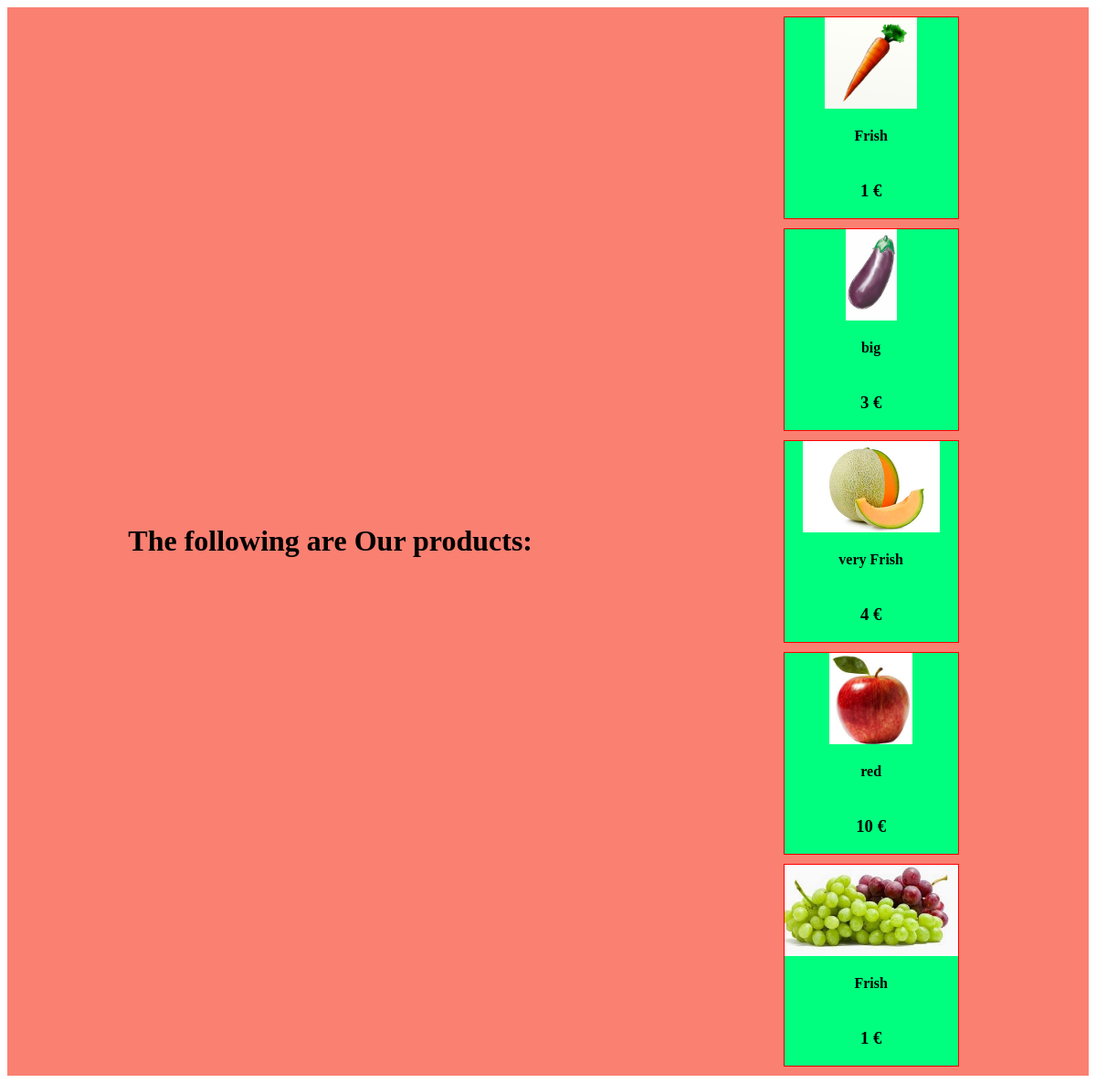
Page /test.php on the committed database.
### tables this page shows
CREATE TABLE Products(
    ID INT NOT NULL AUTO_INCREMENT,
    NAME varchar(50),
    Description varchar(500),
    Price INT(10),
    Picture varchar(50),
    PRIMARY KEY (ID)
);

### test.php (the view, shortened to what this page needs)
<!DOCTYPE html>
<html>
    <head>
    </head>
    <body>
        <div id="fullContainer">
            <h1>
                The following are Our products:
            </h1>
            <div id="AllProducts"><?php
            include_once "credentials.php";
            $products = $connection->prepare("SELECT * FROM products");
            $products->execute();
            $resultProducts = $products->get_result();
            while ($rowProducts = $resultProducts->fetch_assoc()) { ?><div class="Product">
              <img src="<?php print $rowProducts["Picture"]; ?>" />
              <h4><?php print $rowProducts["Description"]; ?></h4>
              <h3><?php print $rowProducts["Price"]; ?> &euro;</h3>
          </div><?php }
            ?>
        </div>
    </body>
</html>

### test.php (style rules this page uses)
#fullContainer { display: flex; align-items: center; justify-content: space-around; background-color: salmon; }
img { height: 100px; transition: height 3s; }
.Product { position: relative; border: 1px solid red; display: flex; flex-direction: column; align-items: center; margin: 10px; text-align: center; background-color: springgreen; transition: background-color 0.5s; }

### rows in the picture
products: Picture (picture), Description "Frish", Price "1"
products: Picture (picture), Description "big", Price "3"
products: Picture (picture), Description "very Frish", Price "4"
products: Picture (picture), Description "red", Price "10"
products: Picture (picture), Description "Frish", Price "1"
